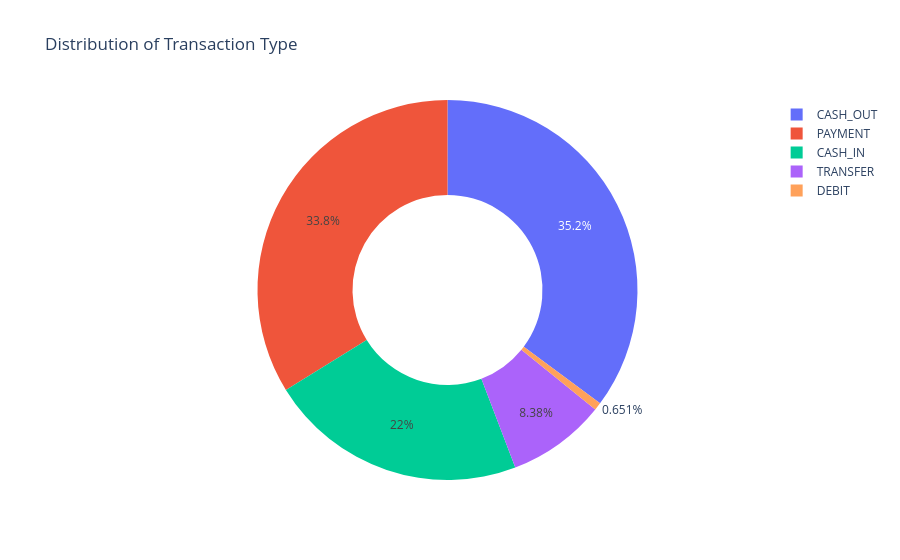

Notebook code cell kept with this figure:
### Code cell
type_counts = data["type"].value_counts()

df_pie = pd.DataFrame({
    "Transaction Type": type_counts.index,
    "Count": type_counts.values
})

figure = px.pie(
    df_pie,
    values="Count",
    names="Transaction Type",
    hole=0.5,
    title="Distribution of Transaction Type"
)

figure.show()

### Figure 1 — Plotly figure (JSON) as saved in the notebook; plotly's stock layout.template omitted (floating-point values rounded to 4 significant figures)
{"data": [{"domain": {"x": [0, 1], "y": [0, 1]}, "hole": 0.5, "hovertemplate": "Transaction Type=%{label}<br>Count=%{value}<extra></extra>", "labels": ["CASH_OUT", "PAYMENT", "CASH_IN", "TRANSFER", "DEBIT"], "legendgroup": "", "name": "", "showlegend": true, "type": "pie", "values": [2237500, 2151495, 1399284, 532909, 41432]}], "layout": {"legend": {"tracegroupgap": 0}, "title": {"text": "Distribution of Transaction Type"}}}
